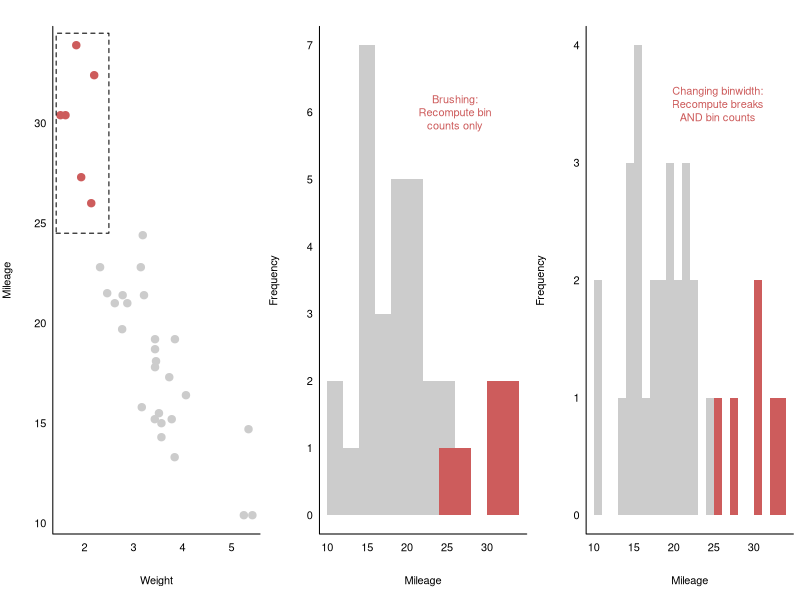

Here is the R script that generated this plot:

wt <- mtcars$wt
mpg <- mtcars$mpg

selected <- ((wt < 2.5) & (mpg > 23))
col <- c("grey80", "indianred")[selected + 1]

axis_fun1 <- function() {
  axis(1, tick = FALSE, line = -0.5)
  axis(2, tick = FALSE, las = 1, line = -0.5)
  box(bty = "L")
}

pdf("figure03.pdf", width = 6, height = 3)

par(mfrow = c(1, 3), mar = c(5, 4, 2, 0.5))

plot(wt, mpg, col = col, pch = 19, cex = 1.5,
     axes = FALSE, xlab = "Weight", ylab = "Mileage")
rect(1.425, 24.5, 2.5, 34.5, lty = "dashed")
axis_fun1()

breaks <- seq(10, 34, 2)
hist(mtcars$mpg, col = "grey80", breaks = breaks,
     border = NA, axes = FALSE, main = "", xlab = "Mileage")
hist(mtcars$mpg[selected], breaks = breaks, add = TRUE, col = "indianred", border = NA)
text(26, 6, labels = c("Brushing:\nRecompute bin\ncounts only"), col = "indianred")
axis_fun1()

breaks <- seq(10, 34, 1)
hist(mtcars$mpg, breaks = breaks, 
     col = "grey80", border = NA, axes = FALSE, main = "", xlab = "Mileage")
text(25.5, 3.5, labels = c("Changing binwidth:\nRecompute breaks\nAND bin counts"),
     col = "indianred")
hist(mtcars$mpg[selected], breaks = breaks, add = TRUE, col = "indianred", border = NA)
axis_fun1()

dev.off()
